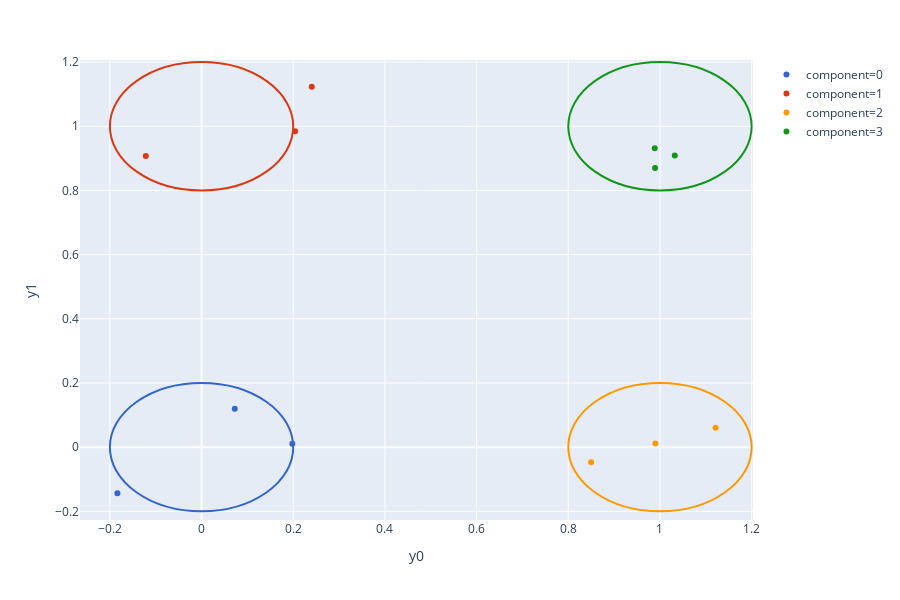

Here is the notebook cell this chart was saved with:
### Markdown cell above
Below we visualize the distribution of the generated data points $\{x_j\}_{j \in [n]}$ and use the color to denote the component memberships $\{c_j\}_{j \in [n]}$ of each point. In addition, we display contours at one standard deviation for each of the Gaussians in the mixture.

### Code cell
def draw_points_and_components(ys, components, mus, sigmas):
    df = pd.DataFrame({
        'y0': ys[:,0],
        'y1': ys[:,1],
        'component': components.astype(str),
    }).sort_values(by='component')
    palette = px.colors.qualitative.G10
    fig = px.scatter(df, x='y0', y='y1', color='component', color_discrete_sequence=palette)

    shapes = list()
    _k = mus.shape[0]
    for l in range(_k):
        x0, y0 = mus[l,:] - 2*sigmas[l] # 2 sigma for 95% contour
        x1, y1 = mus[l,:] + 2*sigmas[l]
        shapes.append(dict(
            type="circle",
            xref="x",
            yref="y",
            x0=x0,
            y0=y0,
            x1=x1,
            y1=y1,
            line_color=palette[l]
        ))
    fig.update_layout(shapes=shapes)
    return fig

fig = draw_points_and_components(
    np.vstack([prior_sample.get_variable(gmm.y(i)).squeeze()[-1].detach().numpy() for i in range(n)]),
    np.array([prior_sample.get_variable(gmm.component(i)).squeeze()[-1].item() for i in range(n)]),
    np.vstack([prior_sample.get_variable(gmm.mu(i)).squeeze()[-1].detach().numpy() for i in range(k)]),
    np.array([prior_sample.get_variable(gmm.sigma(i)).squeeze()[-1].item() for i in range(k)]),
)
fig.show()

### Figure 1 — Plotly figure (JSON) as saved in the notebook; plotly's stock layout.template omitted (floating-point values rounded to 4 significant figures)
{"data": [{"hoverlabel": {"namelength": 0}, "hovertemplate": "component=0<br>y0=%{x}<br>y1=%{y}", "legendgroup": "component=0", "marker": {"color": "#3366CC", "symbol": "circle"}, "mode": "markers", "name": "component=0", "showlegend": true, "type": "scatter", "x": [0.07243, -0.1836, 0.198], "xaxis": "x", "y": [0.1194, -0.1437, 0.01088], "yaxis": "y"}, {"hoverlabel": {"namelength": 0}, "hovertemplate": "component=1<br>y0=%{x}<br>y1=%{y}", "legendgroup": "component=1", "marker": {"color": "#DC3912", "symbol": "circle"}, "mode": "markers", "name": "component=1", "showlegend": true, "type": "scatter", "x": [0.2404, -0.1216, 0.204], "xaxis": "x", "y": [1.123, 0.9073, 0.9846], "yaxis": "y"}, {"hoverlabel": {"namelength": 0}, "hovertemplate": "component=2<br>y0=%{x}<br>y1=%{y}", "legendgroup": "component=2", "marker": {"color": "#FF9900", "symbol": "circle"}, "mode": "markers", "name": "component=2", "showlegend": true, "type": "scatter", "x": [0.8499, 1.121, 0.99], "xaxis": "x", "y": [-0.04679, 0.06036, 0.01103], "yaxis": "y"}, {"hoverlabel": {"namelength": 0}, "hovertemplate": "component=3<br>y0=%{x}<br>y1=%{y}", "legendgroup": "component=3", "marker": {"color": "#109618", "symbol": "circle"}, "mode": "markers", "name": "component=3", "showlegend": true, "type": "scatter", "x": [0.9893, 0.9886, 1.032], "xaxis": "x", "y": [0.8696, 0.9312, 0.909], "yaxis": "y"}], "layout": {"height": 600, "legend": {"tracegroupgap": 0}, "margin": {"t": 60}, "shapes": [{"line": {"color": "#3366CC"}, "type": "circle", "x0": -0.2, "x1": 0.2, "xref": "x", "y0": -0.2, "y1": 0.2, "yref": "y"}, {"line": {"color": "#DC3912"}, "type": "circle", "x0": -0.2, "x1": 0.2, "xref": "x", "y0": 0.8, "y1": 1.2, "yref": "y"}, {"line": {"color": "#FF9900"}, "type": "circle", "x0": 0.8, "x1": 1.2, "xref": "x", "y0": -0.2, "y1": 0.2, "yref": "y"}, {"line": {"color": "#109618"}, "type": "circle", "x0": 0.8, "x1": 1.2, "xref": "x", "y0": 0.8, "y1": 1.2, "yref": "y"}], "xaxis": {"anchor": "y", "domain": [0, 1], "title": {"text": "y0"}}, "yaxis": {"anchor": "x", "domain": [0, 1], "title": {"text": "y1"}}}}
